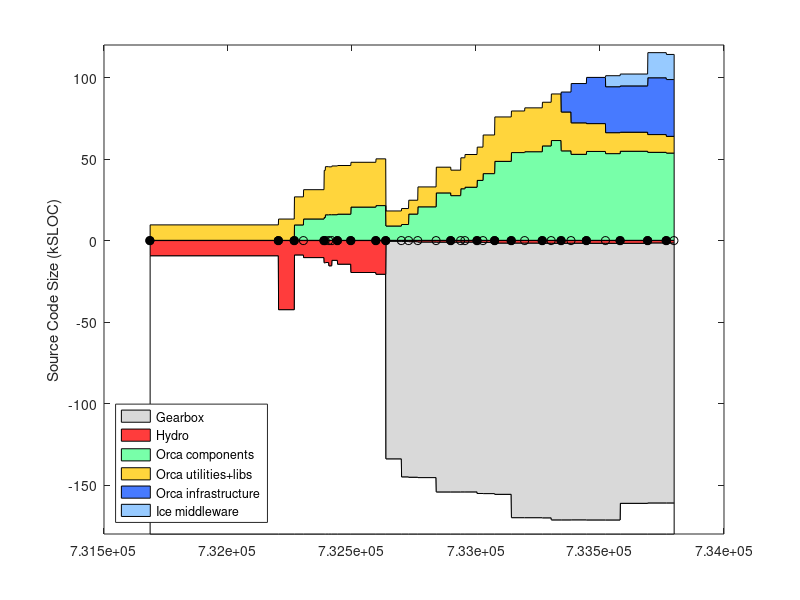

Write the MATLAB code that produced this figure. (Note: this script raises an error after producing the figure.)
% keep track of orca project size using sloccount
clear all

%%%%%%%%%% DATA %%%%%%%%%%%%%%%%%%%%

% include/* except: include/{Freeze IceSSL IcePatch2}
% src/{Ice Slice IceGrid icecpp IceStorm slice2cpp IceUtil IceBox IceXML}
%  Sice212 = [
%  (7842-1000) + (22093+18419+11499+10568+4392+4200+4252+567+316)
%  ];
%  Sice301 = [
%  (8164-1000) + (23018+19384+19169+10596+4479+4343+4308+622+319)
%  ];
% same as above, but now also add Java:
% src/{IceInternal Ice IceUtil IceBox}
%  Sice310 = [
%  (8810-1200) + (24275+20494+22689+10587+4569+4877+4770+667+319) + (13190+6915+1262+493)
%  ];
%  Sice311 = [
%  (8950-1275) + (24511+20505+22898+10590+4600+4884+4782+683+323) + (13266+6929+1262+504)
%  ];

% it's much easier to count the whole of Ice (we use most of it anyway)
% sloccount include/ src/
% (this does not account for .ice files in [ice]/slice/* but it's a small fraction of total)
% c_count slice/*/*.ice
Sice212 = 133523;
Sice301 = 144513;
Sice310 = 153243;
Sice311 = 154145;
Sice320 = 168475;
Sice321 = 169725;
% sloccount cpp/include/ cpp/src/
Sice330 = 159523;

% indeces
iyy=1;
imm=2;
idd=3;
iver=4;
isub=5;
ibase=6;
icomp=7;
iutil=8;
iad=9;
icrp=10;

% the old way to count lines in *.ice files:
% rename them to *.cpp like this:
% $cd src/interfaces/slice/orca; for file in *; do mv $file `echo $file | sed s/.ice/.cpp/`; done
Sorca = [ ...
% YY    MM  DD  ?   SUB     BASE    COMP   UTILS   A&D  COMMON  VERSION
% 0.8.6: a single distro, divide in halves arbitrarily
2003     4  14  1   0       18930/2 18930/2  0      0   0    % 0.8.6 (last change in doc/ChangeLog
% BASE: orca-base
% COMP: sloccount orca-components/src/components
% UTIL: slocc orca-components/src/util
2004     9  13  1   0       42543   13047   0       0   0   % 0.11.0
2004    11  16  1   0       8963    17208   9441    0   0   % 0.12.0
2004    12  23  0   0       10596   17965   13094   0   0   % 0.12.1
2005     3  16  1   0       13767   28881   14005   0   0   % 0.13.0
2005     3  21  0   0       13620   29524   15665   0   0   % 0.13.1
2005     4   4  0   0       15630   29345   15727   0   0   % 0.13.2
2005     4  16  0   0       12283   29897   15724   0   0   % 0.13.3
2005     5   9  1   0       14639   29838   16056   0   0   % 0.14.0
2005     7   2  1   0       19751   27479   20395   0   0   % 0.15.0
2005    10  11  1   0       20818   28675   21303   0   0   % 1.0.0
% BASE: c_count src/interfaces/slice/orca/*.ice
% COMP: sloccount src/components
% UTIL: sloccount src/utils
2005    11  20  1   Sice212 530    9226         8781        0    0   % 2.0.0-rc1
2006     1  22  0   Sice301 596    9801         9695        0    0   % 2.0.0-rc2
% UTIL-IN-COMP: sloccount components/log* 
% COMP: sloccount components MINUS UTIL-IN-COMP
% UTIL: sloccount utils PLUS UTIL-IN-COMP
2006     2  20  0   Sice301 813    9867-1372    14734+1372  0    0  % 2.0.0-rc3
% UTIL-IN-COMP: sloccount components/orcaview* components/log*
2006     3  29  0   Sice301 1052   14625-2421   18131+2421  0    0  % 2.0.0-rc4
2006     6  11  0   Sice310 1116   19999-4215   24867+4215  0    0  % 2.0.0-rc5  
2006     8   9  1   Sice310 1116   19979-4348   23066+4348  0    0  % 2.0.0
2006     9  18  0   Sice310 1094   19317-329    31304+329   0    0  % 2.0.1
2006    10   5  0   Sice310 1094   20384-329    32255+329   0    0  % 2.0.2
2006    11  23  1   Sice311 1178   21408-1001   35768+1001  0    0  % 2.1.0
% BASE: c_count src/interfaces/slice/orca/*.ice
% COMP: sloccount src/components
% UTIL: sloccount src/utils src/libs
2006    12  17  0   Sice311 1240    23701   40914  0     0 % 2.1.1
2007     2   2  1   Sice311 1671    27238   48446  0     0 % 2.2.0
2007     4  10  1   Sice320 1671    25512   53828  0     0 % 2.3.0
2007     6   3  0   Sice320 1682    26905   54359  0     0 % 2.4.0
2007     8  13  1   Sice320 1772    26795   57918  0     0 % 2.5.0
2007     9  18  0   Sice321 1787    28573   61216  0     0 % 2.6.0
% A&D: Hydro: sloccount src
2007    10  28  1   Sice321 1787    23840   54879  12251  0     % 2.7.0
2007    12   7  0   Sice321 1750    19312   52762  24104  0     % 2.8.0
2008     2   7  1   Sice321 1811    17083   54520  28341  0     % 2.9.0
% COMMON: Gearbox: sloccount src
% YY    MM  DD  ?   SUB     BASE    COMP    UTILS  A&D   COMMON VERSION
2008     4  24  0   Sice321 1825    12851   53186  28196  6750  % 2.10.0 (G 1.0.0)
2008     6  22  1   Sice330 1819    11680   54648  28410  7277  % 2.11.0 (G 1.0.0)
2008    10  11  1   Sice330 1583    10890   53989  34849  15399 % 2.12.0 (G 8,07)
2008    12  25  1   Sice330 1583    10258   53525  34849  15399 % 2.13.0 (G 8,07)
];
Vorca ={'0.8.6', '0.11.0', '0.12.0', '0.12.1', '0.13.0', '0.13.1', '0.13.2', '0.13.3', '0.14.0', '0.15.0', '1.0.0', ...
    '2.0.0-rc1', '2.0.0-rc2', '2.0.0-rc3', '2.0.0-rc4', '2.0.0-rc5', '2.0.0', '2.0.1', '2.0.2', '2.1.0', '2.1.1', ...
    '2.2.0', '2.3.0', '2.4.0', '2.5.0', '2.6.0', '2.7.0', '2.8.0', '2.9.0', '2.10.0', '2.11.0', '2.12.0', '2.13.0' }';

% add a dummy release just for display
Sorca(end+1,:) = Sorca(end,:);
Sorca(end,imm) = Sorca(end,imm)+1;
Sorca(end,iver) = 0;
Vorca{end+1} = 'dummy';

% convert dates
Torca = datenum(Sorca(:,iyy),Sorca(:,imm),Sorca(:,idd));

% 2nd digit releases
i2 = (Sorca(:,iver)==1);
Torca2 = Torca(i2);
Vorca2 = Vorca(i2);

% for comparison, ASN
%  Sasn = 90433;

Sgenom = [
% YY    MM  DD  ? SUB   BASE    COMP    UTIL    VERSION
% SUB : cd pocolibs-2.3; sloccount include src
% BASE: cd genom-2.0; sloccount include src
% COMP: 0
% UTIL: 0 
2007    8   31  1  9786    11368   0   0       % 2.0
];

Splayer = [ 
% YY    MM  DD  ?   SUB     BASE                COMP       UTIL  VERSION
% BASE: (server-drivers)+client_libs
% COMP: drivers + utils
2002    12 04   1  0    (17331-12037)+9188      12037+2685 0    % 1.3.1
2003    7  15   1  0    (30452-24334)+12458     24334+3064 0    % 1.4-rc1
2003    12 07   1  0    (37378-30947)+13110     30947+9633 0    % 1.4-rc2
2004    5  31   1  0    (49225-42643)+13664     42643+3550 0    % 1.5
2004    11 12   1  0    (50758-43190)+13545     43190+4479 0    % 1.6
2005    1  31   0  0    (52069-44517)+13576     44517+4662 0    % 1.6.2
2005    7  28   0  0    (53348-45686)+14300     45686+5188 0    % 1.6.5
% BASE: (libplayercore-./bindings) + client_libs + (libplayertcp-./bindings)
% note: libplayerxdr is autogenerated
% COMP: server + utils
2005    10 25   0  0    (4866-0)+7560+(1391-0)  46474+5725  0   % 2.0pre7
% SUB : 0
% BASE: sloccount libplayercore client_libs libplayertcp 
%           MINUS sloccount libplayercore/bindings/ libplayertcp/bindings
% note: libplayerxdr is autogenerated
% COMP: sloccount server 
% UTIL: sloccount utils PLUS stage/src
% YY    MM  DD  ?   SUB     BASE                COMP       UTIL  VERSION
2006    2  28   1  0    63992-47749-1291        54704       0     % 2.0.0
2006    3  25   1  0    65606-48912-1291        53033       0     % 2.0.1
2006    6   9   1  0    69083-51546-1319        61421       0     % 2.0.2
2006    9  26   1  0    69388-51546-1319        64088       13606       % 2.0.3
2007    5   2   1  0    69602-51686-1359        58396       9589+13606  % 2.0.4
2007   12  13   1  0    34980-2039              74385       11417+15464 % 2.1.0rc1
2008    6  20   1  0    25068-109               85020       12150+15464 % 2.1.0
];
Tplayer = datenum(Splayer(:,1),Splayer(:,2),Splayer(:,3));

Saria = [
% YY    MM  DD  ? SUB   BASE    COMP    UTIL    VERSION
% SUB : 0
% BASE: sloccount ArNetworking/include/ ArNetworking/src/
% COMP: sloccount include src
% UTIL: 0 
2007    2   20  1  0    15854   45965   0       % 2.5.1
];

Scarmen = [
% YY    MM  DD  ?   SUB     BASE    COMP                    UTIL   VERSION
% SUB : cd src; sloccount ipc
% BASE: sloccount carmenpp global java python
% COMP: sloccount src MINUS all other
% UTIL: sloccount logger logtools mapeditor param_daemon robotgui simulator 
2007    8   15  1  24965    12032   107745-24965-12032-19629  19629   % 0.6.7
];

Sorocos = [
% YY    MM  DD  ?   SUB     BASE    COMP                        UTIL   VERSION
% SUB : cd ACE_wrappers; sloccount ace PLUS sloccount TAO/tao/
% BASE: ?
% LIBS: sloccount orocos-bfl-[VERSION]-src/src PLUS sloccount kdl-[VERSION]/kdl
% COMP: sloccount orocos-rtt-[VERSION]/src PLUS cd orocos-ocl-[VERSION]; sloccount hardware motion_control
% UTIL: cd orocos-ocl-[VERSION]; sloccount taskbrowser signals deployment reporting viewer ocl 
2007    8   15  1  160300+237011   0   (7767+12865)+(48971+20068)    5104   % ace-5.5, tao-1.5, rtt-1.2.1, bfl-0.6.1, kdl-0.4, ocl-0.4.1
];

Syarp = [
% YY    MM  DD  ?   SUB  BASE     COMP       UTIL   VERSION
% SUB : 0
% BASE: sloccount libYARP_OS libYARP_OS_compat
% COMP: sloccount yarpdev libYARP_dev libYARP_math libYARP_sig libYARP_sig_compat 
% UTIL: sloccount yarp-imageviewer modules
2007    7   26  1  0     21633   23528    1613   % 2.1.6
];

% YY    MM  DD  ?   SUB  BASE     COMP       UTIL
% SUB : 0
% BASE: 0
% COMP: sloccount . (matlab files will not be counted)
% UTIL: 0
Sopenslam = [
2007    8   16  1   0    0        23719      0
];

%%%%%%%%%% PLOTTING %%%%%%%%%%%%%%%%%%%%

Smax = 180;
d0 = [Torca Torca+1]'; d0=d0(:); d0(1)=[];
d1 = Smax-Sorca(:,isub)-Sorca(:,ibase); d1 = [d1 d1]'; d1=d1(:); d1(end)=[];
d2 = Sorca(:,isub); d2 = [d2 d2]'; d2=d2(:); d2(end)=[];
d3 = Sorca(:,ibase); d3 = [d3 d3]'; d3=d3(:); d3(end)=[];
d4 = Sorca(:,icomp); d4 = [d4 d4]'; d4=d4(:); d4(end)=[];
d5 = Sorca(:,iutil); d5 = [d5 d5]'; d5=d5(:); d5(end)=[];
d6 = Sorca(:,iad); d6 = [d6 d6]'; d6=d6(:); d6(end)=[];
d7 = Sorca(:,icrp); d7 = [d7 d7]'; d7=d7(:); d7(end)=[];

figure(1), clf
ha=area( d0, [d1 d2 d3 d5 d4 d6 d7]/1e3, -Smax ); hold on
plot( Torca, 0*Torca, 'k-o' )
h2=plot( Torca2, 0*Torca2, 'ko' );
set(h2,'markerfacecolor','k')
ylabel('Source Code Size (kSLOC)')

% colors
white = 1*[1 1 1];
gray = .85*[1 1 1];
red = min(255,[255 0 0]+60)/255;
orange = min(255,[255 153 0]+60)/255;
green = min(255,[60 255 109]+60)/255;
dblue = min(255,[51 102 255]+20)/255;
lblue = min(255,[51 102 255]+100)/255;

set(ha(1),'facecolor', white);
set(ha(2),'facecolor', gray);
set(ha(3),'facecolor', red);
set(ha(4),'facecolor', green);
set(ha(5),'facecolor', orange);
set(ha(6),'facecolor', dblue);
set(ha(7),'facecolor', lblue);
ha(1)=[];
legend(fliplr(ha),'Gearbox','Hydro','Orca components','Orca utilities+libs','Orca infrastructure','Ice middleware', 'Location','SouthWest')
%  xlim(datenum([2004;2005],[7;7],[1;1]) )
ylim([-Smax 120])
ax=axis;
%  xlim( [ax(1) datenum([2006 12 31])] )
ax=axis;
% label releases
mark('x', Torca2 )
i2odd = (1:2:length(Torca2));
ht = text(Torca2(i2odd)+5,.04*ax(4)*ones(length(i2odd),1),Vorca2(i2odd));
set(ht,'fontsize',8)
i2even = (2:2:length(Torca2));
ht = text(Torca2(i2even)+5,.08*ax(4)*ones(length(i2even),1),Vorca2(i2even));
set(ht,'fontsize',8)
datetick( 'x', 12 )
hp = plot( Tplayer, -Splayer(:,ibase)/1e3, 'k--o', Tplayer, Splayer(:,icomp)/1e3, 'k--o' );
set(hp, 'color', .5*[1 1 1] )
hpt = text( Tplayer(2), -Splayer(2,ibase)/1e3-8, 'Player infrastructure');
set(hpt, 'color', .5*[1 1 1] )
hpt = text( Tplayer(2), (Splayer(2,icomp)+Splayer(2,iutil))/1e3-5, 'Player "components+utils"');
set(hpt, 'color', .5*[1 1 1] )
%mark('y', Dasn(1,1)/1e3 );
%text( datenum([2003 5 1]), Dasn(1,1)/1e3, 'ASN')
xlabel('Releases')
title('http://orca-robotics.sf.net')

ht=text(datenum(2003,7,1),-Smax+15, '*   generated using David A. Wheeler`s SLOCCount' );
set(ht,'fontsize',8)
ht=text(datenum(2003,7,1),-Smax+5, '** see data in [ORCA]/scripts/matlab/sloccount/slocs.m' );
set(ht,'fontsize',8)

xlim( [ax(1) datenum([2009 3 1])] )
